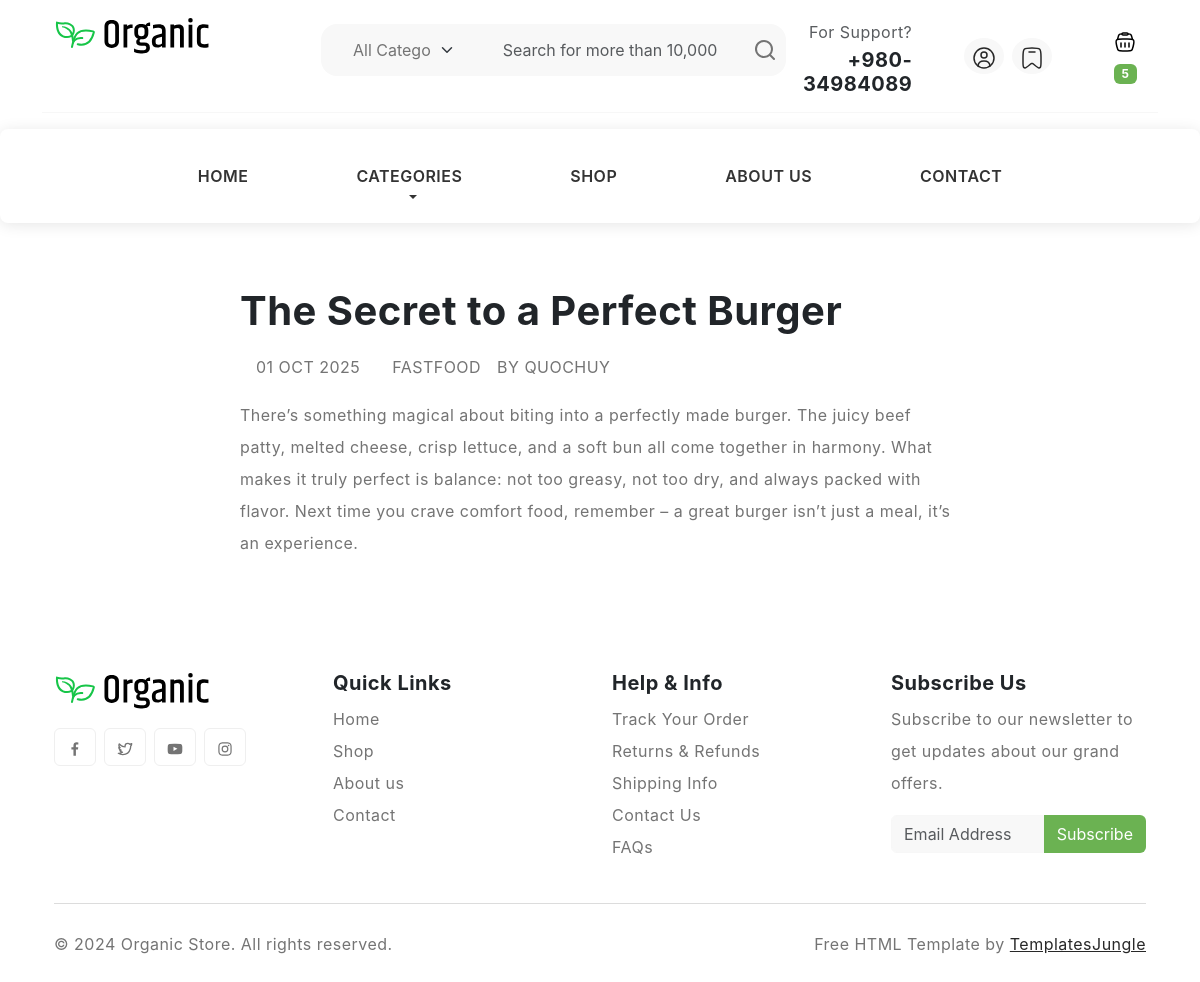
Page /post/the-secret-to-a-perfect-burger/ on the committed database.
### blog/models.py (models this page shows, shortened)
class Post(models.Model):
    category = models.ForeignKey(Category, related_name='posts', on_delete=models.CASCADE)
    title = models.CharField(max_length=200)
    slug = models.SlugField(max_length=200, unique=True)
    author = models.ForeignKey(User, on_delete=models.CASCADE, related_name='blog_posts')
    content = models.TextField()
    image = models.ImageField(upload_to='posts/%Y/%m/%d', blank=True)
    created_at = models.DateTimeField(default=timezone.now)
    updated_at = models.DateTimeField(auto_now=True)
    class Meta:
        ordering = ('-created_at',)

class Category(models.Model):
    name = models.CharField(max_length=200)
    slug = models.SlugField(max_length=200, unique=True)
    image = models.ImageField(upload_to='categories/%Y/%m/%d', blank=True)
    class Meta:
        ordering = ('name',)
        verbose_name = 'category'
        verbose_name_plural = 'categories'

### blog/views.py (the view)
# urls.py: path('post/<slug:slug>/', views.post_detail, name='post_detail'),
def post_detail(request, slug):
    post = get_object_or_404(Post, slug=slug)
    return render(request, 'post_detail.html', {'post': post})

### blog/context_processors.py (called while the page is built)
def categories(request):
    return {
        'categories': Category.objects.all()
    }

### template/post_detail.html (shortened to what this page needs)
{% extends "base.html" %}
{% load static %}
{% block content %}
<section class="py-5">
  <div class="container">
    <div class="row">
      <div class="col-md-8 offset-md-2">
        <div class="post-content">
          <h1>{{ post.title }}</h1>
          <div class="post-meta d-flex text-uppercase gap-3 my-3 align-items-center">
            <div class="meta-date"><svg width="16" height="16">
                <use xlink:href="#calendar"></use>
              </svg>{{ post.created_at|date:"d M Y" }}</div>
            <div class="meta-categories"><svg width="16" height="16">
                <use xlink:href="#category"></use>
              </svg>{{ post.category.name }}</div>
            <div class="meta-author">by {{ post.author.get_full_name|default:post.author.username }}</div>
          </div>
          <div class="post-description">
            {{ post.content|linebreaks }}
          </div>
        </div>
      </div>
    </div>
  </div>
</section>
{% endblock %}

### static/style.css (style rules this page uses)
body { --heading-font : "Inter", sans-serif; --bs-link-color: #333; --bs-link-hover-color:#333; --bs-link-color-rgb: 40,40,40; --bs-link-hover-color-rgb: 0,0,0; --bs-light-rgb: 248, 248, 248; --bs-font-sans-serif: "Inter", sans-serif; --bs-body-font-family: var(--bs-font-sans-serif); --bs-body-font-size: 1rem; --bs-body-font-weight: 400; --bs-body-line-height: 2; --bs-body-color: #747474; --bs-primary: #6BB252; --bs-primary-rgb: 107, 178, 82; --bs-secondary: #364127; --bs-secondary-rgb: 54, 65, 39; --bs-danger: #F95F09; --bs-danger-rgb: 249, 95, 9; --bs-success: #a3be4c; --bs-success-rgb: 163, 190, 76; --bs-primary-bg-subtle: #FFF9EB; --bs-success-bg-subtle: #eef5e5; --bs-border-color: #F7F7F7; }
body { letter-spacing: 0.03em; }
h1,h2,h3,h4,h5,h6 { font-family: var(--heading-font); color: var(--bs-dark); font-weight: 700; }
.container, .container-fluid, .container-lg, .container-md, .container-sm, .container-xl, .container-xxl { --bs-gutter-x: 3rem; }

### rows in the picture
Post: title "The Secret to a Perfect Burger", created_at "01 OCT 2025", category.name "FASTFOOD", author.get_full_name "QUOCHUY", content "There’s something magical about biting into a perfectly made burger. The juicy beef patty, melted cheese, crisp lettuce, and a soft bun all come together in harmony. What makes it truly perfect is balance: not too greasy, not too dry, and always packed with flavor. Next time you crave comfort food, remember – a great burger isn’t just a meal, it’s an experience."
